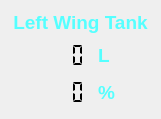
    <widget class="QWidget" name="layoutWidget">
     <property name="geometry">
      <rect>
       <x>20</x>
       <y>350</y>
       <width>161</width>
       <height>111</height>
      </rect>
     </property>
     <layout class="QVBoxLayout" name="verticalLayout_20">
      <item>
       <widget class="QLabel" name="LTank_label">
        <property name="font">
         <font>
          <family>Tahoma</family>
          <pointsize>14</pointsize>
          <weight>75</weight>
          <bold>true</bold>
         </font>
        </property>
        <property name="text">
         <string>&lt;html&gt;&lt;head/&gt;&lt;body&gt;&lt;p align=&quot;center&quot;&gt;&lt;span style=&quot; font-weight:600; color:#55ffff;&quot;&gt;Left Wing Tank&lt;/span&gt;&lt;/p&gt;&lt;/body&gt;&lt;/html&gt;</string>
        </property>
        <property name="scaledContents">
         <bool>true</bool>
        </property>
       </widget>
      </item>
      <item>
       <layout class="QHBoxLayout" name="horizontalLayout_7">
        <item>
         <layout class="QVBoxLayout" name="verticalLayout_16">
          <item>
           <widget class="QLCDNumber" name="LT_vol_display">
            <property name="minimumSize">
             <size>
              <width>81</width>
              <height>31</height>
             </size>
            </property>
            <property name="maximumSize">
             <size>
              <width>81</width>
              <height>31</height>
             </size>
            </property>
            <property name="font">
             <font>
              <family>Tahoma</family>
              <pointsize>14</pointsize>
              <weight>75</weight>
              <bold>true</bold>
             </font>
            </property>
            <property name="frameShape">
             <enum>QFrame::NoFrame</enum>
            </property>
            <property name="smallDecimalPoint">
             <bool>true</bool>
            </property>
            <property name="segmentStyle">
             <enum>QLCDNumber::Flat</enum>
            </property>
           </widget>
          </item>
          <item>
           <widget class="QLCDNumber" name="LT_per_display">
            <property name="minimumSize">
             <size>
              <width>81</width>
              <height>31</height>
             </size>
            </property>
            <property name="maximumSize">
             <size>
              <width>81</width>
              <height>31</height>
             </size>
            </property>
            <property name="font">
             <font>
              <family>Tahoma</family>
              <pointsize>14</pointsize>
              <weight>75</weight>
              <bold>true</bold>
             </font>
            </property>
            <property name="frameShape">
             <enum>QFrame::NoFrame</enum>
            </property>
            <property name="smallDecimalPoint">
             <bool>true</bool>
            </property>
            <property name="segmentStyle">
             <enum>QLCDNumber::Flat</enum>
            </property>
           </widget>
          </item>
         </layout>
        </item>
        <item>
         <layout class="QVBoxLayout" name="verticalLayout_17">
          <item>
           <widget class="QLabel" name="LTank_vol_label">
            <property name="font">
             <font>
              <family>Tahoma</family>
              <pointsize>14</pointsize>
              <weight>75</weight>
              <bold>true</bold>
             </font>
            </property>
            <property name="text">
             <string>&lt;html&gt;&lt;head/&gt;&lt;body&gt;&lt;p&gt;&lt;span style=&quot; font-size:14pt; color:#55ffff;&quot;&gt;L&lt;/span&gt;&lt;/p&gt;&lt;/body&gt;&lt;/html&gt;</string>
            </property>
           </widget>
          </item>
          <item>
           <widget class="QLabel" name="LTank_per_label">
            <property name="font">
             <font>
              <family>Tahoma</family>
              <pointsize>14</pointsize>
              <weight>75</weight>
              <bold>true</bold>
             </font>
            </property>
            <property name="text">
             <string>&lt;html&gt;&lt;head/&gt;&lt;body&gt;&lt;p&gt;&lt;span style=&quot; font-size:14pt; color:#55ffff;&quot;&gt;%&lt;/span&gt;&lt;/p&gt;&lt;/body&gt;&lt;/html&gt;</string>
            </property>
           </widget>
          </item>
         </layout>
        </item>
       </layout>
      </item>
     </layout>
    </widget>
